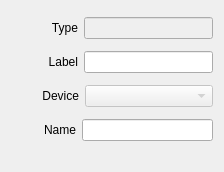
<?xml version="1.0" encoding="UTF-8"?>
<ui version="4.0">
 <class>InspectorMetadataWidget</class>
 <widget class="QWidget" name="InspectorMetadataWidget">
  <property name="geometry">
   <rect>
    <x>0</x>
    <y>0</y>
    <width>224</width>
    <height>172</height>
   </rect>
  </property>
  <property name="sizePolicy">
   <sizepolicy hsizetype="Expanding" vsizetype="Preferred">
    <horstretch>0</horstretch>
    <verstretch>0</verstretch>
   </sizepolicy>
  </property>
  <layout class="QVBoxLayout" name="verticalLayout">
   <item>
    <layout class="QHBoxLayout" name="horizontalLayoutType">
     <item>
      <spacer name="horizontalSpacerType">
       <property name="orientation">
        <enum>Qt::Horizontal</enum>
       </property>
       <property name="sizeType">
        <enum>QSizePolicy::Fixed</enum>
       </property>
       <property name="sizeHint" stdset="0">
        <size>
         <width>40</width>
         <height>20</height>
        </size>
       </property>
      </spacer>
     </item>
     <item>
      <widget class="QLabel" name="labelType">
       <property name="text">
        <string>Type</string>
       </property>
       <property name="alignment">
        <set>Qt::AlignRight|Qt::AlignTrailing|Qt::AlignVCenter</set>
       </property>
      </widget>
     </item>
     <item>
      <widget class="QLineEdit" name="lineEditType">
       <property name="enabled">
        <bool>false</bool>
       </property>
      </widget>
     </item>
    </layout>
   </item>
   <item>
    <layout class="QHBoxLayout" name="horizontalLayoutLabel">
     <item>
      <spacer name="horizontalSpacerLabel">
       <property name="orientation">
        <enum>Qt::Horizontal</enum>
       </property>
       <property name="sizeType">
        <enum>QSizePolicy::Fixed</enum>
       </property>
       <property name="sizeHint" stdset="0">
        <size>
         <width>37</width>
         <height>20</height>
        </size>
       </property>
      </spacer>
     </item>
     <item>
      <widget class="QLabel" name="labelItemLabel">
       <property name="text">
        <string>Label</string>
       </property>
       <property name="alignment">
        <set>Qt::AlignRight|Qt::AlignTrailing|Qt::AlignVCenter</set>
       </property>
      </widget>
     </item>
     <item>
      <widget class="QLineEdit" name="lineEditLabel">
       <property name="readOnly">
        <bool>true</bool>
       </property>
      </widget>
     </item>
    </layout>
   </item>
   <item>
    <layout class="QHBoxLayout" name="horizontalLayoutDevice">
     <item>
      <spacer name="horizontalSpacerDevice">
       <property name="orientation">
        <enum>Qt::Horizontal</enum>
       </property>
       <property name="sizeType">
        <enum>QSizePolicy::Fixed</enum>
       </property>
       <property name="sizeHint" stdset="0">
        <size>
         <width>31</width>
         <height>20</height>
        </size>
       </property>
      </spacer>
     </item>
     <item>
      <widget class="QLabel" name="labelDeviceName">
       <property name="text">
        <string>Device</string>
       </property>
       <property name="alignment">
        <set>Qt::AlignRight|Qt::AlignTrailing|Qt::AlignVCenter</set>
       </property>
      </widget>
     </item>
     <item>
      <widget class="QComboBox" name="comboBoxDevice">
       <property name="enabled">
        <bool>false</bool>
       </property>
       <property name="sizePolicy">
        <sizepolicy hsizetype="Expanding" vsizetype="Fixed">
         <horstretch>0</horstretch>
         <verstretch>0</verstretch>
        </sizepolicy>
       </property>
      </widget>
     </item>
    </layout>
   </item>
   <item>
    <layout class="QHBoxLayout" name="horizontalLayoutName">
     <item>
      <spacer name="horizontalSpacerName">
       <property name="orientation">
        <enum>Qt::Horizontal</enum>
       </property>
       <property name="sizeType">
        <enum>QSizePolicy::Fixed</enum>
       </property>
       <property name="sizeHint" stdset="0">
        <size>
         <width>33</width>
         <height>20</height>
        </size>
       </property>
      </spacer>
     </item>
     <item>
      <widget class="QLabel" name="labelTargetName">
       <property name="text">
        <string>Name</string>
       </property>
       <property name="alignment">
        <set>Qt::AlignRight|Qt::AlignTrailing|Qt::AlignVCenter</set>
       </property>
      </widget>
     </item>
     <item>
      <widget class="QLineEdit" name="lineEditName">
       <property name="readOnly">
        <bool>true</bool>
       </property>
      </widget>
     </item>
    </layout>
   </item>
   <item>
    <spacer name="verticalSpacerMetadata">
     <property name="orientation">
      <enum>Qt::Vertical</enum>
     </property>
     <property name="sizeType">
      <enum>QSizePolicy::Fixed</enum>
     </property>
     <property name="sizeHint" stdset="0">
      <size>
       <width>20</width>
       <height>10</height>
      </size>
     </property>
    </spacer>
   </item>
  </layout>
 </widget>
 <resources/>
 <connections>
  <connection>
   <sender>comboBoxDevice</sender>
   <signal>currentIndexChanged(QString)</signal>
   <receiver>InspectorMetadataWidget</receiver>
   <slot>deviceNameChanged(QString)</slot>
   <hints>
    <hint type="sourcelabel">
     <x>197</x>
     <y>85</y>
    </hint>
    <hint type="destinationlabel">
     <x>199</x>
     <y>47</y>
    </hint>
   </hints>
  </connection>
  <connection>
   <sender>lineEditLabel</sender>
   <signal>textChanged(QString)</signal>
   <receiver>InspectorMetadataWidget</receiver>
   <slot>labelChanged(QString)</slot>
   <hints>
    <hint type="sourcelabel">
     <x>187</x>
     <y>48</y>
    </hint>
    <hint type="destinationlabel">
     <x>210</x>
     <y>31</y>
    </hint>
   </hints>
  </connection>
  <connection>
   <sender>lineEditName</sender>
   <signal>textChanged(QString)</signal>
   <receiver>InspectorMetadataWidget</receiver>
   <slot>nameChanged(QString)</slot>
   <hints>
    <hint type="sourcelabel">
     <x>152</x>
     <y>108</y>
    </hint>
    <hint type="destinationlabel">
     <x>152</x>
     <y>139</y>
    </hint>
   </hints>
  </connection>
 </connections>
 <slots>
  <slot>nameChanged(QString)</slot>
  <slot>deviceNameChanged(QString)</slot>
  <slot>labelChanged(QString)</slot>
 </slots>
</ui>
